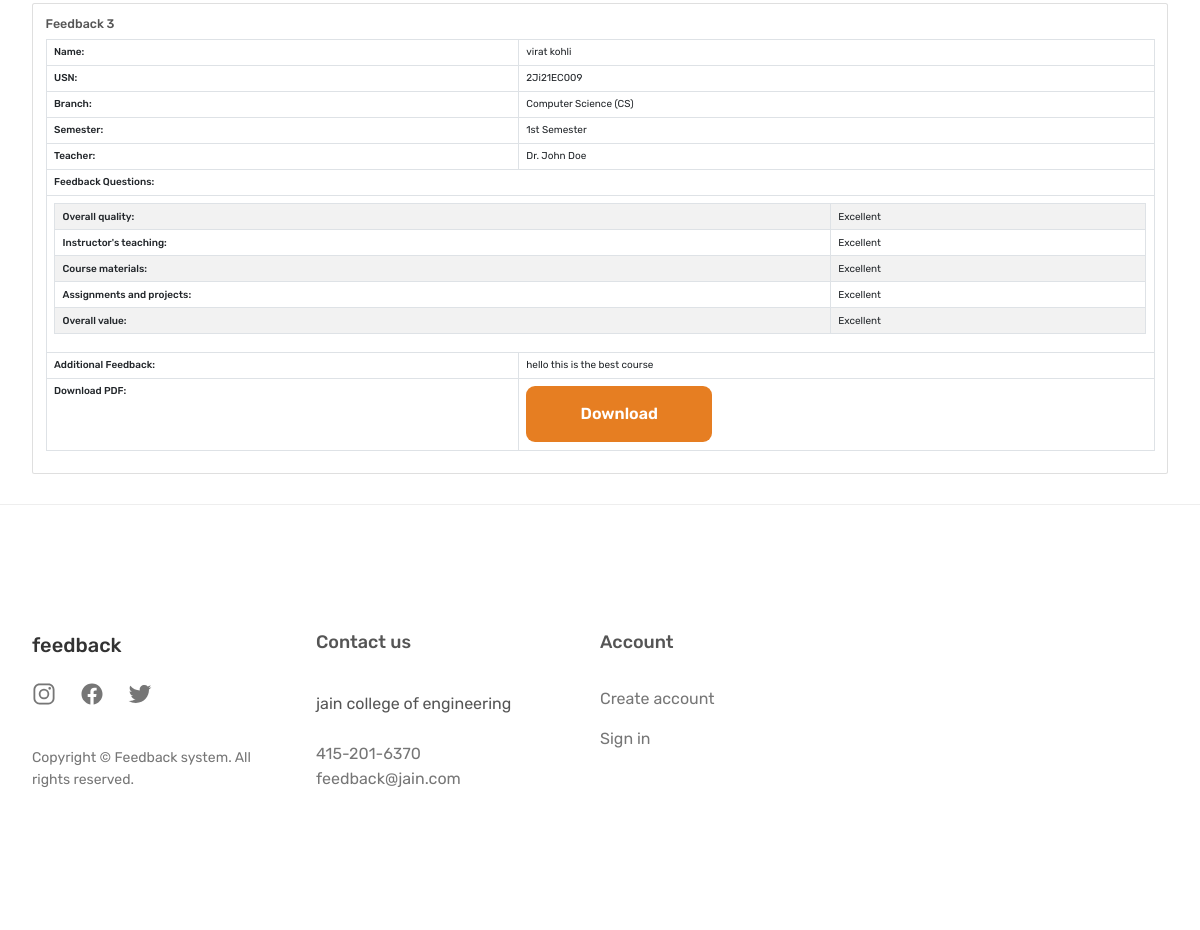
Page /feedback/all_feedback/ (lower part) on the earlier database version.
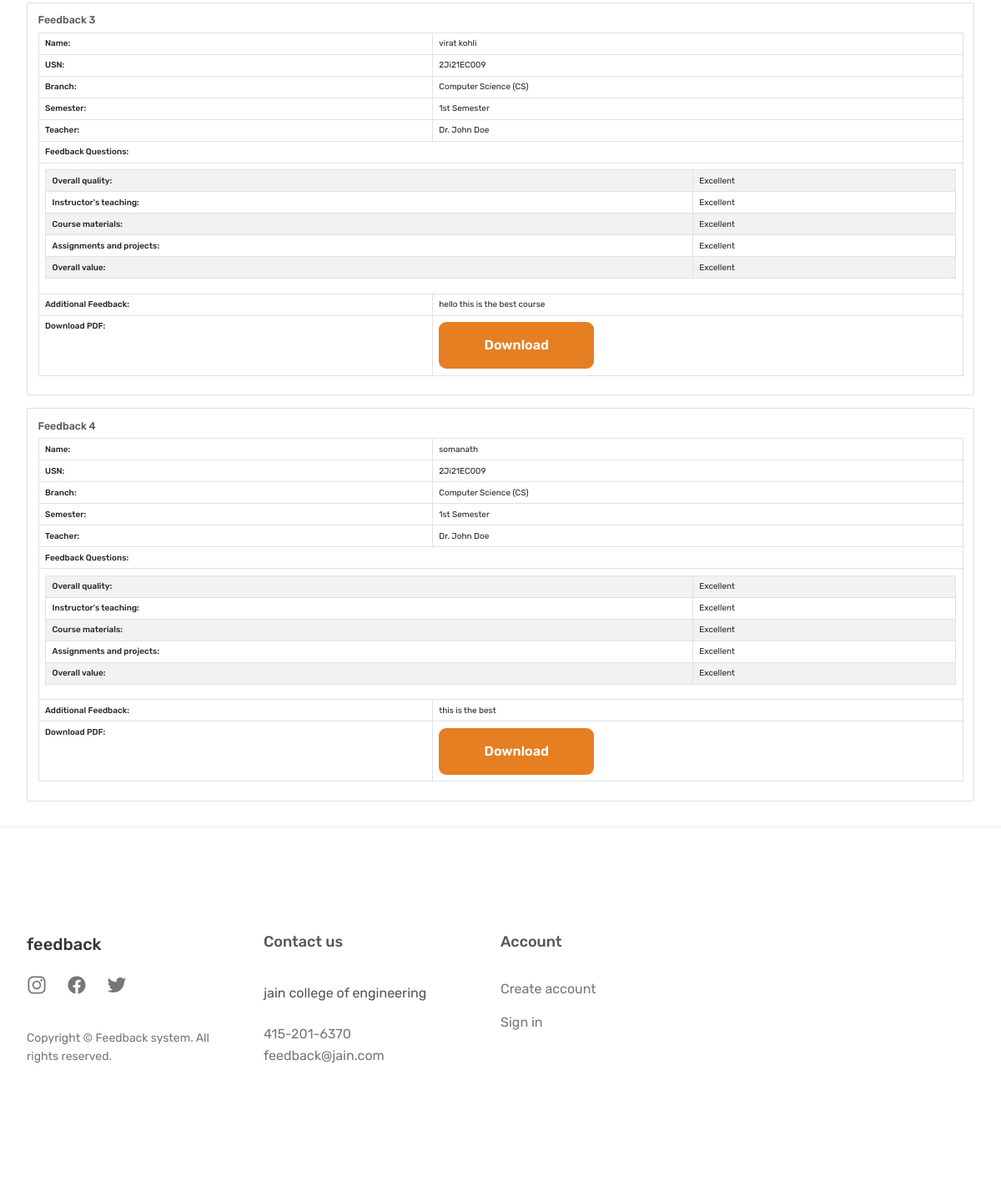
Same page on the later database version.
### feedback/models.py (models this page shows, shortened)
class Feedback(models.Model):
    BRANCH_CHOICES = [
        ('cs', 'Computer Science (CS)'),
        ('ec', 'Electronics and Communication (EC)'),
        ('ee', 'Electrical Engineering (EE)'),
        ('me', 'Mechanical Engineering (ME)'),
        ('cv', 'Civil Engineering (CV)'),
    ]
    SEMESTER_CHOICES = [
        (1, '1st Semester'),
        (2, '2nd Semester'),
        (3, '3rd Semester'),
        (4, '4th Semester'),
        (5, '5th Semester'),
        (6, '6th Semester'),
        (7, '7th Semester'),
        (8, '8th Semester'),
    ]
    TEACHER_CHOICES = [
        ('teacher1', 'Dr. John Doe'),
        ('teacher2', 'Dr. Jane Smith'),
        ('teacher3', 'Prof. Richard Roe'),
        ('teacher4', 'Prof. Mary Major'),
        ('teacher5', 'Dr. Alan Smithee'),
    ]
    RATING_CHOICES = [
        ('Excellent', 'Excellent'),
        ('Good', 'Good'),
        ('Average', 'Average'),
        ('Poor', 'Poor'),
    ]
    name = models.CharField(max_length=100)
    usn = models.CharField(max_length=20)
    branch = models.CharField(max_length=2, choices=BRANCH_CHOICES)
    semester = models.IntegerField(choices=SEMESTER_CHOICES, default=1)
    teacher = models.CharField(max_length=10, choices=TEACHER_CHOICES, default='teacher1')
    question1 = models.CharField(max_length=10, choices=RATING_CHOICES)
    question2 = models.CharField(max_length=10, choices=RATING_CHOICES)
    question3 = models.CharField(max_length=10, choices=RATING_CHOICES)
    question4 = models.CharField(max_length=10, choices=RATING_CHOICES)
    question5 = models.CharField(max_length=10, choices=RATING_CHOICES)
    additional_feedback = models.TextField()
    pdf_url = models.URLField(max_length=200, blank=True, null=True)

### feedback/views.py (the view)
# urls.py: path('all_feedback/', views.view_all_feedback, name='all_feedback'),
def view_all_feedback(request):
    teacher_filter = request.GET.get('teacher')
    if teacher_filter:
        all_feedback = Feedback.objects.filter(teacher=teacher_filter)
        show_graph = True
    else:
        all_feedback = Feedback.objects.all()
        show_graph = False
    teachers = Feedback.TEACHER_CHOICES
    question_objects = Question.objects.all()
    questions = [question.question_text for question in question_objects]
    question_dict = {question.question_text: f'question{i+1}' for i, question in enumerate(question_objects)}
    rating_choices = ['Excellent', 'Good', 'Average', 'Poor']
    rating_counts = {question: {rating: 0 for rating in rating_choices} for question in questions}
    total_responses = {question: 0 for question in questions}
    for feedback in all_feedback:
        for question_text, question_field in question_dict.items():
            rating = getattr(feedback, question_field)
            if rating in rating_counts[question_text]:
                rating_counts[question_text][rating] += 1
                total_responses[question_text] += 1
    rating_percentages = {
        question: {rating: (count / total_responses[question]) * 100 if total_responses[question] else 0
                   for rating, count in rating_counts[question].items()}
        for question in questions
    }
    context = {
        'all_feedback': all_feedback,
        'teachers': teachers,
        'teacher_filter': teacher_filter,
        'questions': questions,
        'rating_percentages': rating_percentages,
        'show_graph': show_graph,
    }
    return render(request, 'view_all_feedback.html', context)

### feedback/templates/view_all_feedback.html (shortened to what this page needs)
{% extends "base.html" %}
{% block content %}
<main class="mt-5 mb-5">
    <div class="container mt-5">
        {% for feedback in all_feedback %}
        <div class="card mb-4">
            <div class="card-body">
                <h5 class="card-title">Feedback {{ forloop.counter }}</h5>
                <table class="table table-bordered">
                    <tbody>
                        <tr>
                            <td><strong>Name:</strong></td>
                            <td>{{ feedback.name }}</td>
                        </tr>
                        <tr>
                            <td><strong>USN:</strong></td>
                            <td>{{ feedback.usn }}</td>
                        </tr>
                        <tr>
                            <td><strong>Branch:</strong></td>
                            <td>{{ feedback.get_branch_display }}</td>
                        </tr>
                        <tr>
                            <td><strong>Semester:</strong></td>
                            <td>{{ feedback.get_semester_display }}</td>
                        </tr>
                        <tr>
                            <td><strong>Teacher:</strong></td>
                            <td>{{ feedback.get_teacher_display }}</td>
                        </tr>
                        <tr>
                            <td colspan="2"><strong>Feedback Questions:</strong></td>
                        </tr>
                        <tr>
                            <td colspan="2">
                                <table class="table table-striped">
                                    <tbody>
                                        <tr>
                                            <td><strong>Overall quality:</strong></td>
                                            <td>{{ feedback.question1 }}</td>
                                        </tr>
                                        <tr>
                                            <td><strong>Instructor's teaching:</strong></td>
                                            <td>{{ feedback.question2 }}</td>
                                        </tr>
                                        <tr>
                                            <td><strong>Course materials:</strong></td>
                                            <td>{{ feedback.question3 }}</td>
                                        </tr>
                                        <tr>
                                            <td><strong>Assignments and projects:</strong></td>
                                            <td>{{ feedback.question4 }}</td>
                                        </tr>
                                        <tr>
                                            <td><strong>Overall value:</strong></td>
                                            <td>{{ feedback.question5 }}</td>
                                        </tr>
                                    </tbody>
                                </table>
                            </td>
                        </tr>
                        <tr>
                            <td><strong>Additional Feedback:</strong></td>
                            <td>{{ feedback.additional_feedback }}</td>
                        </tr>
                        <tr>
                            <td><strong>Download PDF:</strong></td>
                            <td><a href="{{ feedback.pdf_url }}" class="btn btn-primary btn-sm" download style="width: 30%; font-size:16px">Download</a></td>
                        </tr>
                    </tbody>
                </table>
            </div>
        </div>
        {% endfor %}
    </div>
</main>
{% endblock content %}

Differences in the rows shown:
added Feedback: name "somanath", usn "2Ji21EC009", branch "Computer Science (CS)", semester "1st Semester", teacher "Dr. John Doe", question1 "Excellent", question2 "Excellent", question3 "Excellent", question4 "Excellent", question5 "Excellent", additional_feedback "this is the best"
